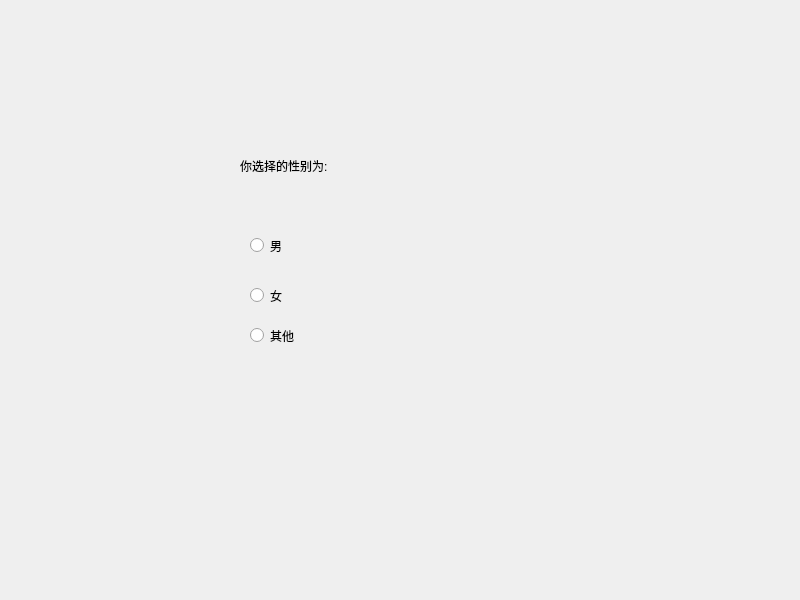
<?xml version="1.0" encoding="UTF-8"?>
<ui version="4.0">
 <class>Widget</class>
 <widget class="QWidget" name="Widget">
  <property name="geometry">
   <rect>
    <x>0</x>
    <y>0</y>
    <width>800</width>
    <height>600</height>
   </rect>
  </property>
  <property name="windowTitle">
   <string>Widget</string>
  </property>
  <widget class="QRadioButton" name="male">
   <property name="geometry">
    <rect>
     <x>250</x>
     <y>230</y>
     <width>111</width>
     <height>31</height>
    </rect>
   </property>
   <property name="text">
    <string>男</string>
   </property>
  </widget>
  <widget class="QRadioButton" name="fmale">
   <property name="geometry">
    <rect>
     <x>250</x>
     <y>280</y>
     <width>111</width>
     <height>31</height>
    </rect>
   </property>
   <property name="text">
    <string>女</string>
   </property>
  </widget>
  <widget class="QRadioButton" name="other">
   <property name="geometry">
    <rect>
     <x>250</x>
     <y>320</y>
     <width>111</width>
     <height>31</height>
    </rect>
   </property>
   <property name="text">
    <string>其他</string>
   </property>
  </widget>
  <widget class="QLabel" name="label">
   <property name="geometry">
    <rect>
     <x>240</x>
     <y>140</y>
     <width>121</width>
     <height>51</height>
    </rect>
   </property>
   <property name="text">
    <string>你选择的性别为:</string>
   </property>
  </widget>
 </widget>
 <resources/>
 <connections/>
</ui>
